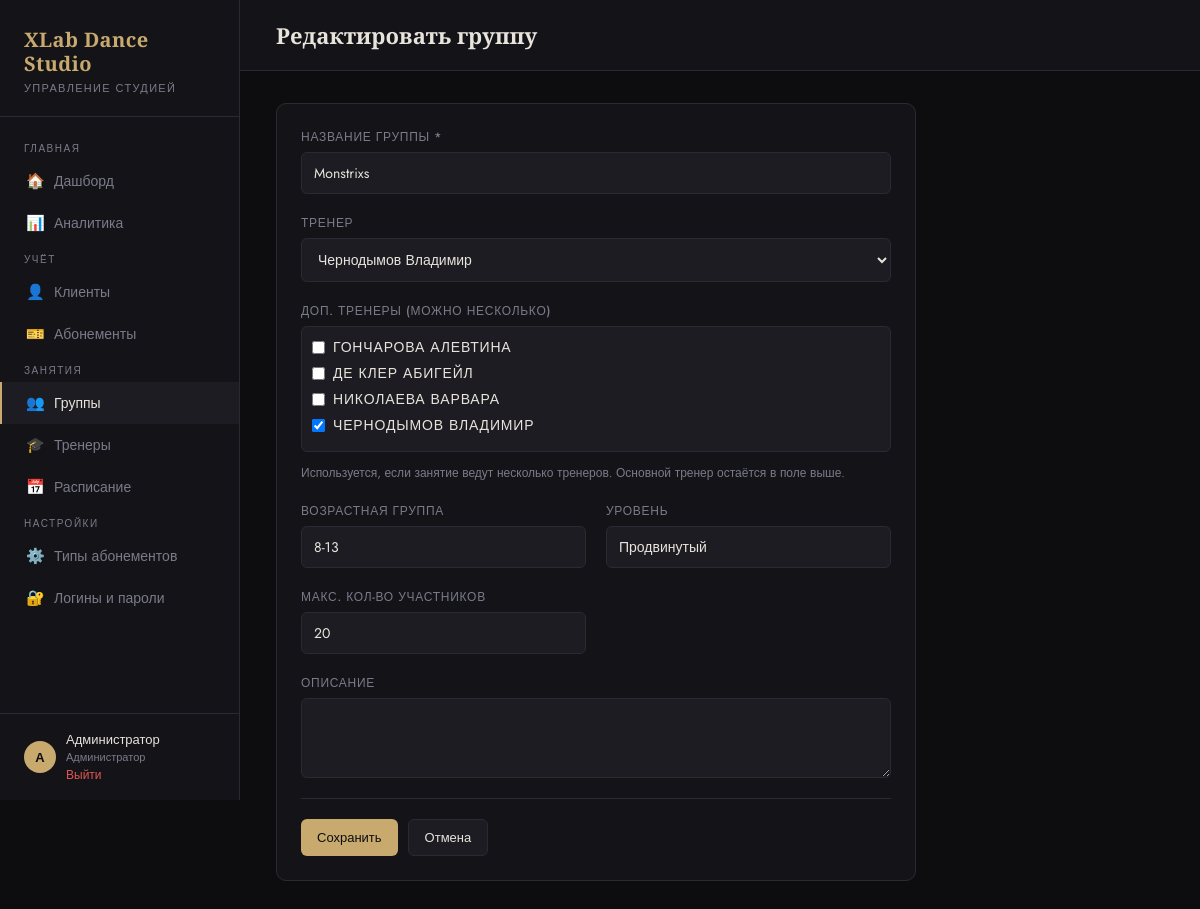
/groups/edit/2 (signed in), run on the app's committed database.
### tables this page shows
CREATE TABLE users (
            id INTEGER PRIMARY KEY AUTOINCREMENT,
            role TEXT NOT NULL, -- admin | trainer
            username TEXT UNIQUE NOT NULL,
            password TEXT NOT NULL,
            name TEXT NOT NULL,
            trainer_id INTEGER UNIQUE REFERENCES trainers(id) ON DELETE CASCADE
        );

CREATE TABLE groups (
            id INTEGER PRIMARY KEY AUTOINCREMENT,
            name TEXT NOT NULL,
            trainer_id INTEGER REFERENCES trainers(id) ON DELETE SET NULL,
            age_range TEXT,
            level TEXT,
            max_capacity INTEGER DEFAULT 20,
            description TEXT,
            created_at TEXT DEFAULT (datetime('now','localtime'))
        );

CREATE TABLE trainers (
            id INTEGER PRIMARY KEY AUTOINCREMENT,
            name TEXT NOT NULL,
            phone TEXT,
            email TEXT,
            specialization TEXT,
            notes TEXT,
            created_at TEXT DEFAULT (datetime('now','localtime'))
        );

### app.py (the view, shortened to what this page needs)
@app.route('/groups/edit/<int:id>', methods=['GET', 'POST'])
@login_required
def edit_group(id):
    db = get_db()
    group = db.execute('SELECT * FROM groups WHERE id=?', (id,)).fetchone()
    trainers_list = db.execute('SELECT * FROM trainers ORDER BY name COLLATE NOCASE').fetchall()
    selected_trainer_ids = [r['trainer_id'] for r in db.execute('SELECT trainer_id FROM group_trainers WHERE group_id=?', (id,)).fetchall()]
    return render_template('group_form.html', group=group, trainers=trainers_list, selected_trainer_ids=selected_trainer_ids)

### app.py (called while the page is built, shortened)
def current_role():
    return session.get('role', 'admin')

def is_admin():
    return current_role() == 'admin'

def sync_session_user():
    if 'user_id' not in session:
        return
    db = get_db()
    user = db.execute('SELECT role, trainer_id, name FROM users WHERE id=?', (session['user_id'],)).fetchone()
    if not user:
        session.clear()
        return
    session['role'] = user['role']
    session['trainer_id'] = user['trainer_id']
    session['user_name'] = user['name']

@app.before_request
def setup():
    if request.endpoint is None:
        return
    if request.endpoint in ('login', 'logout', 'static'):
        return
    if 'user_id' not in session:
        return
    sync_session_user()
    if is_admin():
        return

def login_required(f):
    from functools import wraps
    @wraps(f)
    def decorated(*args, **kwargs):
        if 'user_id' not in session:
            return redirect(url_for('login'))
        return f(*args, **kwargs)
    return decorated

### database.py (called while the page is built)
def get_db():
    from app import app
    if 'db' not in g:
        g.db = sqlite3.connect(DATABASE)
        g.db.row_factory = sqlite3.Row
        g.db.execute("PRAGMA foreign_keys = ON")
    return g.db

### templates/group_form.html (shortened to what this page needs)
{% extends "base.html" %}
{% block topbar_title %}{{ 'Редактировать' if group else 'Создать' }} группу{% endblock %}
{% block content %}
<div class="card" style="max-width: 640px">
  <form method="POST">
    <div class="form-grid">
      <div class="form-group full">
        <label>Название группы *</label>
        <input type="text" name="name" value="{{ group.name if group else '' }}" required placeholder="Напр.: Хип-хоп Junior">
      </div>
      <div class="form-group full">
        <label>Тренер</label>
        <select name="trainer_id">
          {% for t in trainers %}
          <option value="{{ t.id }}" {{ 'selected' if group and group.trainer_id == t.id }}>{{ t.name }}</option>
          {% endfor %}
        </select>
      </div>
      <div class="form-group full">
        <label>Доп. тренеры (можно несколько)</label>
        <div style="max-height:160px; overflow:auto; border:1px solid var(--border); border-radius:6px; padding:10px; background:var(--surface2)">
          {% set selected_ids = selected_trainer_ids if selected_trainer_ids is defined else [] %}
          {% for t in trainers %}
          <label class="checkbox-label" style="margin-bottom:6px; display:flex;">
            <input type="checkbox" name="trainer_ids" value="{{ t.id }}" {{ 'checked' if (t.id in selected_ids) else '' }}>
            {{ t.name }}
          </label>
          {% endfor %}
        </div>
        <div style="color:var(--muted); font-size:12px; margin-top:6px;">
          Используется, если занятие ведут несколько тренеров. Основной тренер остаётся в поле выше.
        </div>
      </div>
      <div class="form-group">
        <label>Возрастная группа</label>
        <input type="text" name="age_range" value="{{ group.age_range if group else '' }}" placeholder="6-10 лет">
      </div>
      <div class="form-group">
        <label>Уровень</label>
        <input type="text" name="level" value="{{ group.level if group else '' }}" placeholder="Начинающие / Средний / Продвинутый">
      </div>
      <div class="form-group">
        <label>Макс. кол-во участников</label>
        <input type="number" name="max_capacity" value="{{ group.max_capacity if group else 20 }}" min="1">
      </div>
      <div class="form-group full">
        <label>Описание</label>
        <textarea name="description">{{ group.description if group else '' }}</textarea>
      </div>
    </div>
    <div class="divider"></div>
    <div class="form-actions">
      <button type="submit" class="btn btn-primary">{{ 'Сохранить' if group else 'Создать' }}</button>
      <a href="{{ url_for('groups') }}" class="btn btn-secondary">Отмена</a>
    </div>
  </form>
</div>
{% endblock %}

### templates/base.html (shortened to what this page needs)
<!DOCTYPE html>
<html lang="ru">
<head>
</head>
<body>
<aside class="sidebar">
  <div class="sidebar-logo">
    <h1>XLab Dance<br>Studio</h1>
    <p>Управление студией</p>
  </div>
  <nav class="nav">
    <div class="nav-section">Главная</div>
    <a href="{{ url_for('dashboard') }}" class="{{ 'active' if request.endpoint == 'dashboard' }}">
      <span class="icon">🏠</span> Дашборд
    </a>
    {% if session.role == 'admin' %}
    <a href="{{ url_for('analytics') }}" class="{{ 'active' if request.endpoint == 'analytics' }}">
      <span class="icon">📊</span> Аналитика
    </a>
    {% endif %}
    {% if session.role == 'admin' %}
    <div class="nav-section">Учёт</div>
    <a href="{{ url_for('clients') }}" class="{{ 'active' if 'client' in request.endpoint }}">
      <span class="icon">👤</span> Клиенты
    </a>
    <a href="{{ url_for('subscriptions') }}" class="{{ 'active' if 'subscription' in request.endpoint and request.endpoint != 'subscription_types' }}">
      <span class="icon">🎫</span> Абонементы
    </a>
    {% endif %}
    <div class="nav-section">Занятия</div>
    {% if session.role == 'admin' %}
    <a href="{{ url_for('groups') }}" class="{{ 'active' if 'group' in request.endpoint }}">
      <span class="icon">👥</span> Группы
    </a>
    {% endif %}
    {% if session.role == 'admin' %}
    <a href="{{ url_for('trainers') }}" class="{{ 'active' if 'trainer' in request.endpoint }}">
      <span class="icon">🎓</span> Тренеры
    </a>
    {% endif %}
    <a href="{{ url_for('schedule') }}" class="{{ 'active' if 'schedule' in request.endpoint or 'attendance' in request.endpoint }}">
      <span class="icon">📅</span> Расписание
    </a>
    {% if session.role == 'admin' %}
    <div class="nav-section">Настройки</div>
    <a href="{{ url_for('subscription_types') }}" class="{{ 'active' if request.endpoint == 'subscription_types' }}">
      <span class="icon">⚙️</span> Типы абонементов
    </a>
    <a href="{{ url_for('accounts') }}" class="{{ 'active' if 'account' in request.endpoint }}">
      <span class="icon">🔐</span> Логины и пароли
    </a>
    {% endif %}
  </nav>
  <div class="sidebar-user">
    <div class="avatar">{{ session.user_name[0] if session.user_name }}</div>
    <div>
      <div style="color: var(--text); font-size: 13px;">{{ session.user_name }}</div>
      <div style="font-size: 11px; color: var(--muted);">{{ 'Администратор' if session.role == 'admin' else 'Тренер' }}</div>
      <a href="{{ url_for('logout') }}">Выйти</a>
    </div>
  </div>
</aside>
<div class="main">
  <div class="topbar">
    <h2>{% block topbar_title %}{% endblock %}</h2>
  </div>
  <div class="content">
    {% block content %}{% endblock %}
  </div>
</div>
</body>
</html>

### templates/base.html (style rules this page uses)
:root { --bg: #0d0d0f; --surface: #141418; --surface2: #1c1c22; --border: #2a2a35; --accent: #c8a96e; --accent2: #e8c88a; --text: #e8e4dc; --muted: #7a7a8a; --danger: #e05555; --success: #5cb87a; --warning: #e0a055; --info: #5599e0; --sidebar-w: 240px; }
* { box-sizing: border-box; margin: 0; padding: 0; }
body { background: var(--bg); color: var(--text); font-family: 'Jost', sans-serif; font-weight: 400; min-height: 100vh; display: flex; }
.sidebar { width: var(--sidebar-w); min-height: 100vh; background: var(--surface); border-right: 1px solid var(--border); display: flex; flex-direction: column; position: fixed; top: 0; left: 0; z-index: 100; }
.sidebar-logo { padding: 28px 24px 20px; border-bottom: 1px solid var(--border); }
.sidebar-logo h1 { font-family: 'Playfair Display', serif; font-size: 20px; font-weight: 700; color: var(--accent); letter-spacing: 0.02em; line-height: 1.2; }
.sidebar-logo p { font-size: 11px; color: var(--muted); letter-spacing: 0.12em; text-transform: uppercase; margin-top: 4px; }
.nav { flex: 1; padding: 16px 0; overflow-y: auto; max-height: calc(100vh - 200px); }
.nav-section { padding: 8px 24px 4px; font-size: 10px; letter-spacing: 0.15em; text-transform: uppercase; color: var(--muted); }
.nav a { display: flex; align-items: center; gap: 10px; padding: 10px 24px; color: var(--muted); text-decoration: none; font-size: 14px; font-weight: 400; transition: all 0.2s; border-left: 2px solid transparent; }
.nav a:hover, .nav a.active { color: var(--text); background: var(--surface2); border-left-color: var(--accent); }
.nav a .icon { width: 18px; text-align: center; font-size: 15px; }
.sidebar-user { padding: 16px 24px; border-top: 1px solid var(--border); font-size: 13px; color: var(--muted); display: flex; align-items: center; gap: 10px; }
.sidebar-user .avatar { width: 32px; height: 32px; border-radius: 50%; background: var(--accent); display: flex; align-items: center; justify-content: center; color: var(--bg); font-weight: 700; font-size: 13px; }
.sidebar-user a { color: var(--danger); text-decoration: none; font-size: 12px; }
.main { margin-left: var(--sidebar-w); flex: 1; min-height: 100vh; }
.topbar { padding: 20px 36px; border-bottom: 1px solid var(--border); background: var(--surface); display: flex; align-items: center; justify-content: space-between; position: sticky; top: 0; z-index: 50; }
.topbar h2 { font-family: 'Playfair Display', serif; font-size: 22px; font-weight: 600; color: var(--text); }
.content { padding: 32px 36px; }
.card { background: var(--surface); border: 1px solid var(--border); border-radius: 10px; padding: 24px; }
.btn { display: inline-flex; align-items: center; gap: 6px; padding: 8px 16px; border-radius: 6px; font-size: 13px; font-weight: 500; cursor: pointer; border: none; text-decoration: none; transition: all 0.2s; font-family: 'Jost', sans-serif; }
.btn-primary { background: var(--accent); color: var(--bg); }
.btn-secondary { background: var(--surface2); color: var(--text); border: 1px solid var(--border); }
.form-grid { display: grid; grid-template-columns: 1fr 1fr; gap: 20px; }
.form-group { display: flex; flex-direction: column; gap: 6px; }
.form-group.full { grid-column: 1 / -1; }
label { font-size: 12px; font-weight: 500; color: var(--muted); letter-spacing: 0.06em; text-transform: uppercase; }
input, select, textarea { background: var(--surface2); border: 1px solid var(--border); border-radius: 6px; color: var(--text); padding: 10px 12px; font-size: 14px; font-family: 'Jost', sans-serif; transition: border-color 0.2s; width: 100%; }
textarea { resize: vertical; min-height: 80px; }
.form-actions { display: flex; gap: 10px; margin-top: 8px; }
.checkbox-label { display: flex; align-items: center; gap: 8px; cursor: pointer; font-size: 14px; color: var(--text); }
.checkbox-label input[type=checkbox] { width: auto; }
.divider { height: 1px; background: var(--border); margin: 20px 0; }
a { color: var(--accent); text-decoration: none; }

### data on the page
users: name "А", user_name "Администратор", role "Администратор"
groups: name "Monstrixs", age_range "8-13", level "Продвинутый", max_capacity "20"
trainers: name "ГОНЧАРОВА АЛЕВТИНА"
trainers: name "ДЕ КЛЕР АБИГЕЙЛ"
trainers: name "НИКОЛАЕВА ВАРВАРА"
trainers: name "ЧЕРНОДЫМОВ ВЛАДИМИР"

### other printed values
{{ 'Редактировать' if group else 'Создать' }} "Редактировать"
{{ 'Сохранить' if group else 'Создать' }} "Сохранить"
form field trainer_id "Чернодымов Владимир"
